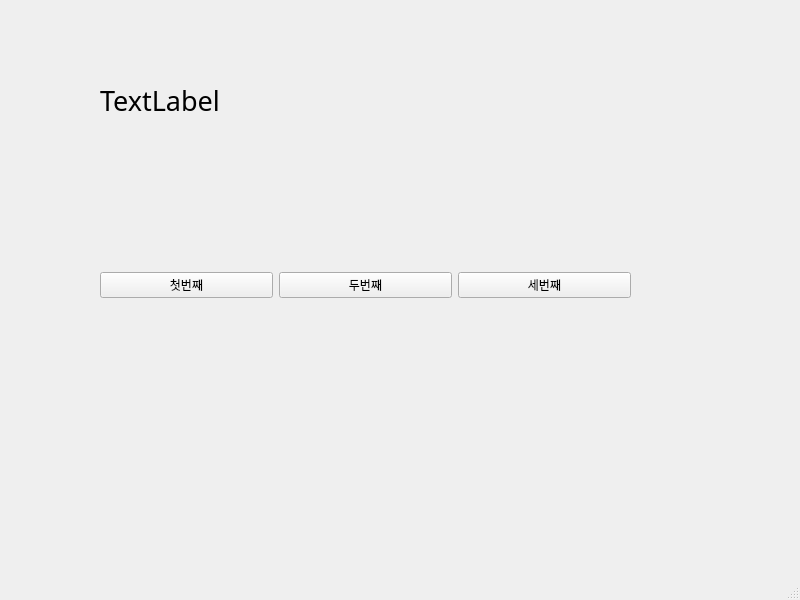
<?xml version="1.0" encoding="UTF-8"?>
<ui version="4.0">
 <class>MainWindow</class>
 <widget class="QMainWindow" name="MainWindow">
  <property name="geometry">
   <rect>
    <x>0</x>
    <y>0</y>
    <width>800</width>
    <height>600</height>
   </rect>
  </property>
  <property name="windowTitle">
   <string>MainWindow</string>
  </property>
  <widget class="QWidget" name="centralwidget">
   <widget class="QWidget" name="horizontalLayoutWidget">
    <property name="geometry">
     <rect>
      <x>100</x>
      <y>240</y>
      <width>531</width>
      <height>91</height>
     </rect>
    </property>
    <layout class="QHBoxLayout" name="horizontalLayout">
     <item>
      <widget class="QPushButton" name="pushButton_3">
       <property name="text">
        <string>첫번째</string>
       </property>
      </widget>
     </item>
     <item>
      <widget class="QPushButton" name="pushButton_2">
       <property name="text">
        <string>두번째</string>
       </property>
      </widget>
     </item>
     <item>
      <widget class="QPushButton" name="pushButton">
       <property name="text">
        <string>세번째</string>
       </property>
      </widget>
     </item>
    </layout>
   </widget>
   <widget class="QLabel" name="label">
    <property name="geometry">
     <rect>
      <x>100</x>
      <y>60</y>
      <width>571</width>
      <height>81</height>
     </rect>
    </property>
    <property name="font">
     <font>
      <family>굴림체</family>
      <pointsize>20</pointsize>
     </font>
    </property>
    <property name="text">
     <string>TextLabel</string>
    </property>
   </widget>
  </widget>
  <widget class="QMenuBar" name="menubar">
   <property name="geometry">
    <rect>
     <x>0</x>
     <y>0</y>
     <width>800</width>
     <height>22</height>
    </rect>
   </property>
  </widget>
  <widget class="QStatusBar" name="statusbar"/>
 </widget>
 <resources/>
 <connections>
  <connection>
   <sender>pushButton_3</sender>
   <signal>clicked()</signal>
   <receiver>MainWindow</receiver>
   <slot>firstClick()</slot>
   <hints>
    <hint type="sourcelabel">
     <x>194</x>
     <y>301</y>
    </hint>
    <hint type="destinationlabel">
     <x>196</x>
     <y>347</y>
    </hint>
   </hints>
  </connection>
  <connection>
   <sender>pushButton_2</sender>
   <signal>clicked()</signal>
   <receiver>MainWindow</receiver>
   <slot>secondClick()</slot>
   <hints>
    <hint type="sourcelabel">
     <x>355</x>
     <y>314</y>
    </hint>
    <hint type="destinationlabel">
     <x>362</x>
     <y>352</y>
    </hint>
   </hints>
  </connection>
  <connection>
   <sender>pushButton</sender>
   <signal>clicked()</signal>
   <receiver>MainWindow</receiver>
   <slot>thirdClick()</slot>
   <hints>
    <hint type="sourcelabel">
     <x>539</x>
     <y>305</y>
    </hint>
    <hint type="destinationlabel">
     <x>545</x>
     <y>354</y>
    </hint>
   </hints>
  </connection>
 </connections>
 <slots>
  <slot>firstClick()</slot>
  <slot>secondClick()</slot>
  <slot>thirdClick()</slot>
 </slots>
</ui>
